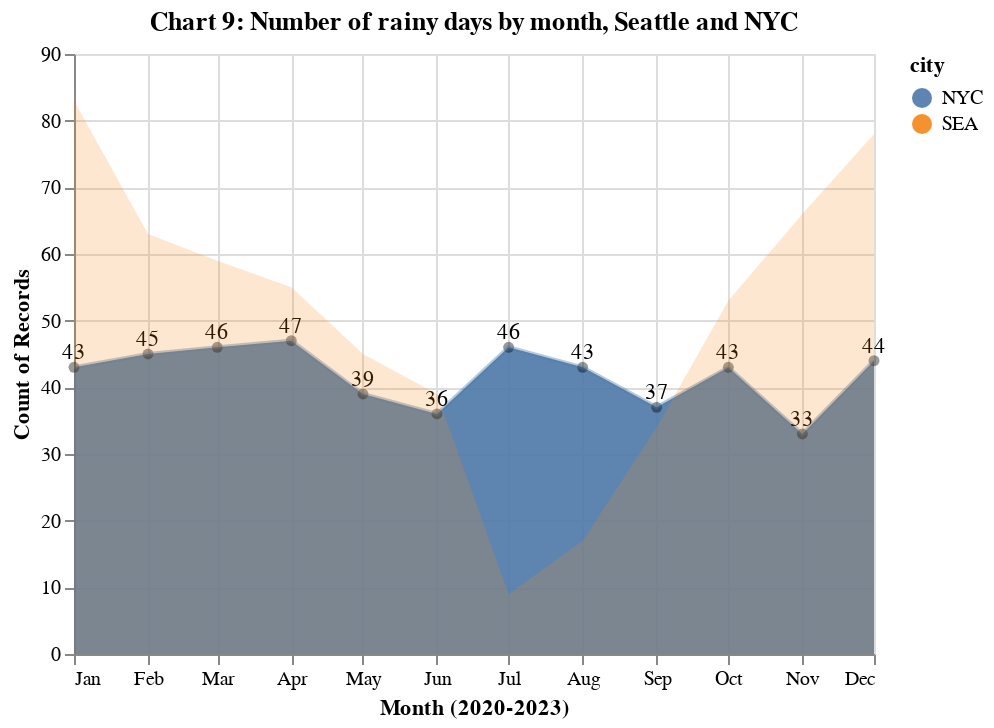

This figure's notebook cell:
### Code cell
chart7 = alt.Chart(df).mark_area(opacity=0.9, color='orange').encode(
    alt.Y('count():Q'),
    alt.X('month(date):T', title='Month (2020-2023)'),
    alt.Color('city:N')
).transform_filter('datum.precipitation > 0.00'
).transform_filter('datum.city == "NYC"'
).properties(title='Chart 9: Number of rainy days by month, Seattle and NYC')

dots7= alt.Chart(df).mark_circle(opacity=0.4, color='black').encode(
    alt.Y('count():Q'),
    alt.X('month(date):T', title='Month (2020-2023)')
).transform_filter('datum.precipitation > 0.00'
).transform_filter('datum.city == "NYC"')

line7 = alt.Chart(df).mark_line(opacity=0.4).encode(
    alt.Y('count():Q'),
    alt.X('month(date):T', title='Month (2020-2023)')
).transform_filter('datum.precipitation > 0.00'
).transform_filter('datum.city == "NYC"')

text7 = line7.mark_text(dy= -7).encode(text='count():Q')

sea7 = alt.Chart(df).mark_area(opacity=0.2).encode(
    alt.Y('count():Q', scale=alt.Scale(domain=[0, 90])),
    alt.X('month(date):T', title='Month (2020-2023)'),
    alt.Color('city:N')
).transform_filter('datum.precipitation > 0.00'
).transform_filter('datum.city == "SEA"')

chart7 + dots7 + line7 + text7 + sea7

### Figure 1 — Vega-Lite specification as saved in the notebook (floating-point values rounded to 4 significant figures; data arrays with more than 128 entries replaced by an {"elided": "..."} marker saying what was removed)
{"config": {"view": {"continuousWidth": 400, "continuousHeight": 300}}, "layer": [{"mark": {"type": "area", "color": "orange", "opacity": 0.9}, "encoding": {"color": {"field": "city", "type": "nominal"}, "x": {"field": "date", "timeUnit": "month", "title": "Month (2020-2023)", "type": "temporal"}, "y": {"aggregate": "count", "type": "quantitative"}}, "title": "Chart 9: Number of rainy days by month, Seattle and NYC", "transform": [{"filter": "datum.precipitation > 0.00"}, {"filter": "datum.city == \"NYC\""}]}, {"mark": {"type": "circle", "color": "black", "opacity": 0.4}, "encoding": {"x": {"field": "date", "timeUnit": "month", "title": "Month (2020-2023)", "type": "temporal"}, "y": {"aggregate": "count", "type": "quantitative"}}, "transform": [{"filter": "datum.precipitation > 0.00"}, {"filter": "datum.city == \"NYC\""}]}, {"mark": {"type": "line", "opacity": 0.4}, "encoding": {"x": {"field": "date", "timeUnit": "month", "title": "Month (2020-2023)", "type": "temporal"}, "y": {"aggregate": "count", "type": "quantitative"}}, "transform": [{"filter": "datum.precipitation > 0.00"}, {"filter": "datum.city == \"NYC\""}]}, {"mark": {"type": "text", "dy": -7}, "encoding": {"text": {"aggregate": "count", "type": "quantitative"}, "x": {"field": "date", "timeUnit": "month", "title": "Month (2020-2023)", "type": "temporal"}, "y": {"aggregate": "count", "type": "quantitative"}}, "transform": [{"filter": "datum.precipitation > 0.00"}, {"filter": "datum.city == \"NYC\""}]}, {"mark": {"type": "area", "opacity": 0.2}, "encoding": {"color": {"field": "city", "type": "nominal"}, "x": {"field": "date", "timeUnit": "month", "title": "Month (2020-2023)", "type": "temporal"}, "y": {"aggregate": "count", "scale": {"domain": [0, 90]}, "type": "quantitative"}}, "transform": [{"filter": "datum.precipitation > 0.00"}, {"filter": "datum.city == \"SEA\""}]}], "data": {"name": "data-b5808048831bcd26a40da6692cee2928"}, "$schema": "https://vega.github.io/schema/vega-lite/v4.17.0.json", "datasets": {"data-b5808048831bcd26a40da6692cee2928": {"elided": "2922 records"}}}
